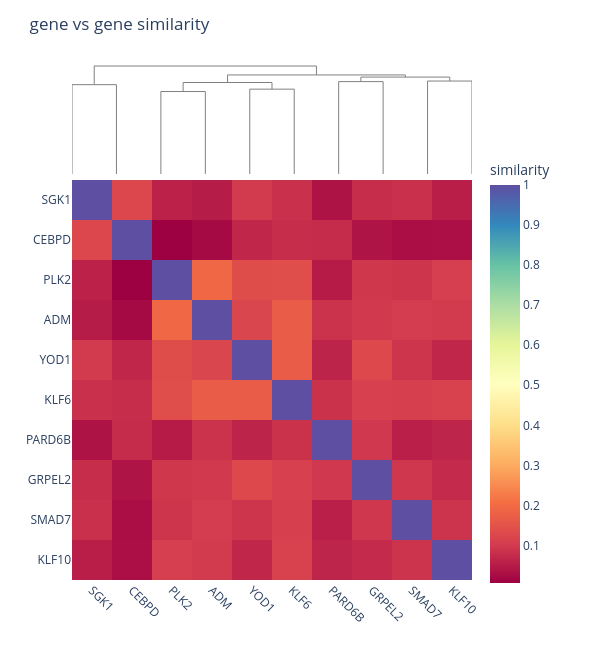

Notebook code for this chart:
### Code cell
plot_heatmap(sim=gg_hvg_ntr, type="gene", cluster=True)

### Figure 1 — Plotly figure (JSON) as saved in the notebook; plotly's stock layout.template omitted (floating-point values rounded to 4 significant figures)
{"data": [{"hoverinfo": "skip", "line": {"color": "gray", "width": 1}, "mode": "lines", "showlegend": false, "type": "scatter", "x": [5.0, 5.0, 15.0, 15.0], "xaxis": "x", "y": [0.0, 0.8749, 0.8749, 0.0], "yaxis": "y"}, {"hoverinfo": "skip", "line": {"color": "gray", "width": 1}, "mode": "lines", "showlegend": false, "type": "scatter", "x": [25.0, 25.0, 35.0, 35.0], "xaxis": "x", "y": [0.0, 0.8076, 0.8076, 0.0], "yaxis": "y"}, {"hoverinfo": "skip", "line": {"color": "gray", "width": 1}, "mode": "lines", "showlegend": false, "type": "scatter", "x": [45.0, 45.0, 55.0, 55.0], "xaxis": "x", "y": [0.0, 0.8309, 0.8309, 0.0], "yaxis": "y"}, {"hoverinfo": "skip", "line": {"color": "gray", "width": 1}, "mode": "lines", "showlegend": false, "type": "scatter", "x": [30.0, 30.0, 50.0, 50.0], "xaxis": "x", "y": [0.8076, 0.896, 0.896, 0.8309], "yaxis": "y"}, {"hoverinfo": "skip", "line": {"color": "gray", "width": 1}, "mode": "lines", "showlegend": false, "type": "scatter", "x": [65.0, 65.0, 75.0, 75.0], "xaxis": "x", "y": [0.0, 0.9046, 0.9046, 0.0], "yaxis": "y"}, {"hoverinfo": "skip", "line": {"color": "gray", "width": 1}, "mode": "lines", "showlegend": false, "type": "scatter", "x": [85.0, 85.0, 95.0, 95.0], "xaxis": "x", "y": [0.0, 0.9103, 0.9103, 0.0], "yaxis": "y"}, {"hoverinfo": "skip", "line": {"color": "gray", "width": 1}, "mode": "lines", "showlegend": false, "type": "scatter", "x": [70.0, 70.0, 90.0, 90.0], "xaxis": "x", "y": [0.9046, 0.9491, 0.9491, 0.9103], "yaxis": "y"}, {"hoverinfo": "skip", "line": {"color": "gray", "width": 1}, "mode": "lines", "showlegend": false, "type": "scatter", "x": [40.0, 40.0, 80.0, 80.0], "xaxis": "x", "y": [0.896, 0.9702, 0.9702, 0.9491], "yaxis": "y"}, {"hoverinfo": "skip", "line": {"color": "gray", "width": 1}, "mode": "lines", "showlegend": false, "type": "scatter", "x": [10.0, 10.0, 60.0, 60.0], "xaxis": "x", "y": [0.8749, 1.058, 1.058, 0.9702], "yaxis": "y"}, {"colorbar": {"len": 0.85, "title": {"text": "similarity"}, "y": 0.4}, "colorscale": [[0, "rgb(158,1,66)"], [0.1, "rgb(213,62,79)"], [0.2, "rgb(244,109,67)"], [0.3, "rgb(253,174,97)"], [0.4, "rgb(254,224,139)"], [0.5, "rgb(255,255,191)"], [0.6, "rgb(230,245,152)"], [0.7, "rgb(171,221,164)"], [0.8, "rgb(102,194,165)"], [0.9, "rgb(50,136,189)"], [1, "rgb(94,79,162)"]], "hovertemplate": "<b>gene x</b>: %{x}<br><b>gene y</b>: %{y}<br><b>similarity</b>: %{z:.3f}<extra></extra>", "type": "heatmap", "x": ["SGK1", "CEBPD", "PLK2", "ADM", "YOD1", "KLF6", "PARD6B", "GRPEL2", "SMAD7", "KLF10"], "xaxis": "x2", "y": ["SGK1", "CEBPD", "PLK2", "ADM", "YOD1", "KLF6", "PARD6B", "GRPEL2", "SMAD7", "KLF10"], "yaxis": "y2", "z": [[1.0, 0.1251, 0.05793, 0.04956, 0.1001, 0.08334, 0.03612, 0.07737, 0.08364, 0.05383], [0.1251, 1.0, 0.006355, 0.02097, 0.06723, 0.07722, 0.07684, 0.03776, 0.02795, 0.02969], [0.05793, 0.006355, 1.0, 0.1924, 0.1364, 0.1386, 0.04942, 0.09419, 0.09043, 0.1068], [0.04956, 0.02097, 0.1924, 1.0, 0.1226, 0.1691, 0.0876, 0.09805, 0.1044, 0.0998], [0.1001, 0.06723, 0.1364, 0.1226, 1.0, 0.1691, 0.06257, 0.1271, 0.09171, 0.06595], [0.08334, 0.07722, 0.1386, 0.1691, 0.1691, 1.0, 0.0858, 0.1093, 0.1103, 0.1143], [0.03612, 0.07684, 0.04942, 0.0876, 0.06257, 0.0858, 1.0, 0.09542, 0.05467, 0.06436], [0.07737, 0.03776, 0.09419, 0.09805, 0.1271, 0.1093, 0.09542, 1.0, 0.0937, 0.07375], [0.08364, 0.02795, 0.09043, 0.1044, 0.09171, 0.1103, 0.05467, 0.0937, 1.0, 0.08969], [0.05383, 0.02969, 0.1068, 0.0998, 0.06595, 0.1143, 0.06436, 0.07375, 0.08969, 1.0]]}], "layout": {"height": 652, "margin": {"b": 72, "l": 72, "r": 120, "t": 60}, "paper_bgcolor": "white", "plot_bgcolor": "white", "title": {"text": "gene vs gene similarity"}, "width": 592, "xaxis": {"anchor": "y", "domain": [0, 1], "visible": false}, "xaxis2": {"anchor": "y2", "domain": [0, 1], "tickangle": 45}, "yaxis": {"anchor": "x", "domain": [0.7692, 1], "visible": false}, "yaxis2": {"anchor": "x2", "autorange": "reversed", "domain": [0, 0.7692]}}}
